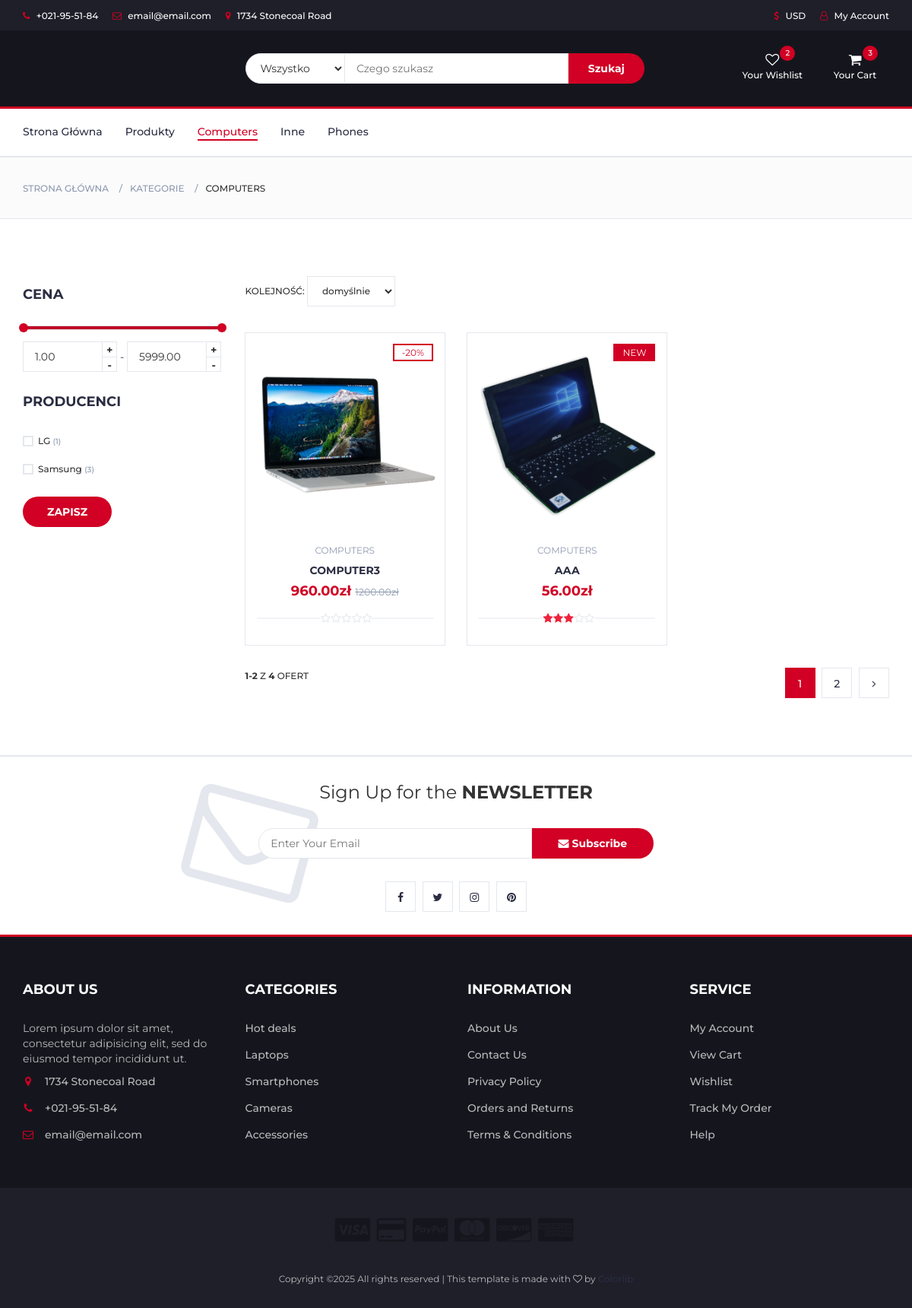
The app's page /products/computers/, older data.
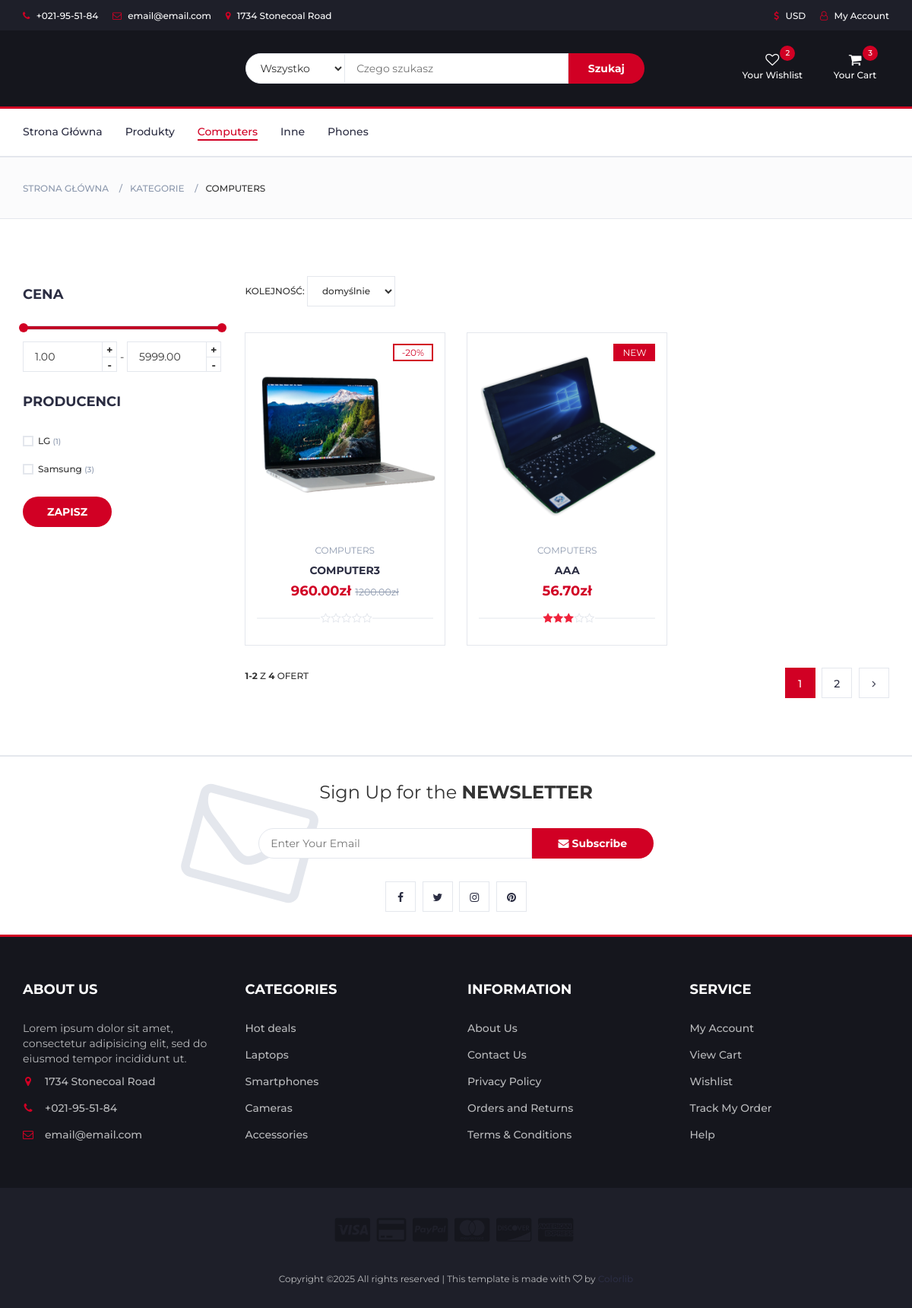
The same page, newer data.
### products/models.py (models this page shows, shortened)
class Product(models.Model):
    title = models.CharField(max_length=75)
    price = models.DecimalField(max_digits=6, default=0.00, decimal_places=2)
    description = models.TextField(blank=True)
    details = models.TextField(blank=True)
    slug = models.SlugField(null=True, blank=True)
    created_date = models.DateTimeField(auto_now_add=True)
    banner = models.ImageField(blank=True)
    quantity = models.PositiveIntegerField(default=0)
    sold_quantity = models.PositiveBigIntegerField(default=0)
    discount_percentage = models.DecimalField(max_digits=5, decimal_places=2, default=0.00)
    discounted_price = models.DecimalField(max_digits=6, decimal_places=2, default=0.00)
    is_new = models.BooleanField(default=False)
    category = models.ForeignKey(Category, on_delete=models.CASCADE, related_name='products', default="2")
    brand = models.ForeignKey(Brand, on_delete=models.CASCADE, related_name='products', null=True)
    def average_rating(self):
        reviews = self.reviews.all()
        if reviews.exists():
            return round(reviews.aggregate(models.Avg('rating'))['rating__avg'])
        return 0

class Category(models.Model):
    name = models.CharField(max_length=100, null=True)
    slug = models.SlugField(null=True, blank=True)
    banner = models.ImageField(blank=True)

### products/views.py (the view)
# urls.py: path('<str:category>/', views.products_list_category, name="list_category"),
def products_list_category(request, category, p=1):
    path = request.path
    path_matches = bool(re.match(r'^/products/[a-z]+/.*$', path))
    path_matches_paginator = bool(re.match(r'^/products/[a-z]+/[0-9]+/.*$', path))
    if path_matches_paginator:
        path_paginator = '/' + '/'.join(path.strip('/').split('/')[:-1]) + '/'
    else:
        path_paginator = request.path
    categories = Category.objects.all().order_by('name')
    category_id = Category.objects.get(slug = category).id
    path_category = path.strip('/').split('/')[1]
    brands = Brand.objects.filter(products__category = category_id).order_by('name').annotate(product_count=Count('products'))
    sort_by = request.GET.get('sort_by', '-created_date')
    min_price = float(request.GET.get('min-price', '1.00'))
    max_price = float(request.GET.get('max-price', '9999.00'))
    selected_brands = request.GET.getlist('brand')
    selected_brands = [int(brands) for brands in selected_brands]
    product_filter = Product.objects.filter(price__range=(min_price, max_price))
    product_filter = product_filter.filter(category=category_id)
    if selected_brands:
        product_filter = product_filter.filter(brand__in=selected_brands)
    products = product_filter.order_by(sort_by)
    paginator = Paginator(products, 2)
    page_number = request.GET.get('page', p)
    page_obj = paginator.page(page_number)
    context = {
        'path_matches' : path_matches,
        'products' : page_obj,
        'brands' : brands,
        'categories' : categories,
        'categories_products' : categories,
        'selected_brands' : selected_brands,
        'path_paginator' : path_paginator,
        'path_category' : path_category,
        'stars_range' : range(1,6),
    }
    return render(request, 'products/products_list.html', context)

### products/templates/products/products_list.html (shortened to what the changed rows need)
{% extends 'layout.html' %}
{% block content %}
<div class="section">
    <div class="container">
        {% if path_matches %}
            <form method="GET" action="{% url 'products:list_category' category=path_category %}" id="filter-form">
        {% elif path_matches_query%}
            <form method="GET" action="{% url 'products:search_view' %}" id="filter-form">
                <input type="hidden" name="query" value="{{query}}"/>
                <input type="hidden" name="category_query" value="{{category_query_name}}"/>
                {% else %}
            <form method="GET" action="{% url 'products:list' %}" id="filter-form">
        {% endif %}
            <div class="row">
                <div id="store" class="col-md-9">
                    <div class="row">
                        {% for product in products %}
                            <div class="col-md-4 col-xs-6">
                                <div class="product">
                                    <div class="product-img">
                                        <img src="{{product.banner.url}}" alt="{{product.banner.title}}">
                                        <div class="product-label">
                                            {% if product.is_new == True %}
                                                <span class="new">NEW</span>
                                            {% endif %}
                                        </div>
                                    </div>
                                    <div class="product-body">
                                        <p class="product-category">{{product.category.name}}</p>
                                        <h3 class="product-name"><a href="{% url 'products:page' slug=product.slug %}">{{product.title}}</a></h3>
                                        {% if product.discount_percentage > 0.00 %}
                                            <h4 class="product-price">{{product.discounted_price}}zł <del class="product-old-price">{{product.price}}zł</del></h4>
                                        {% else %}
                                            <h4 class="product-price">{{product.discounted_price}}zł</h4>
                                        {% endif %}
                                        <div class="product-rating">
                                            {% for star in stars_range %}
                                                {% if forloop.counter <= product.average_rating %}
                                                    <i class="fa fa-star"></i>
                                                {% else %}
                                                    <i class="fa fa-star-o empty"></i>
                                                {% endif %}
                                            {% endfor %}
                                        </div>
                                    </div>
                                    <div class="add-to-cart">
                                        <button class="add-to-cart-btn"> add to cart</button>
                                    </div>
                                </div>
                            </div>
                        {% endfor %}
                    </div>
                </div>
            </div>
        </form>
    </div>
</div>
{% endblock %}

Row changes from the older to the newer data that the page shows:
changed Product "AAA": discounted_price "56.00" → "56.70"
